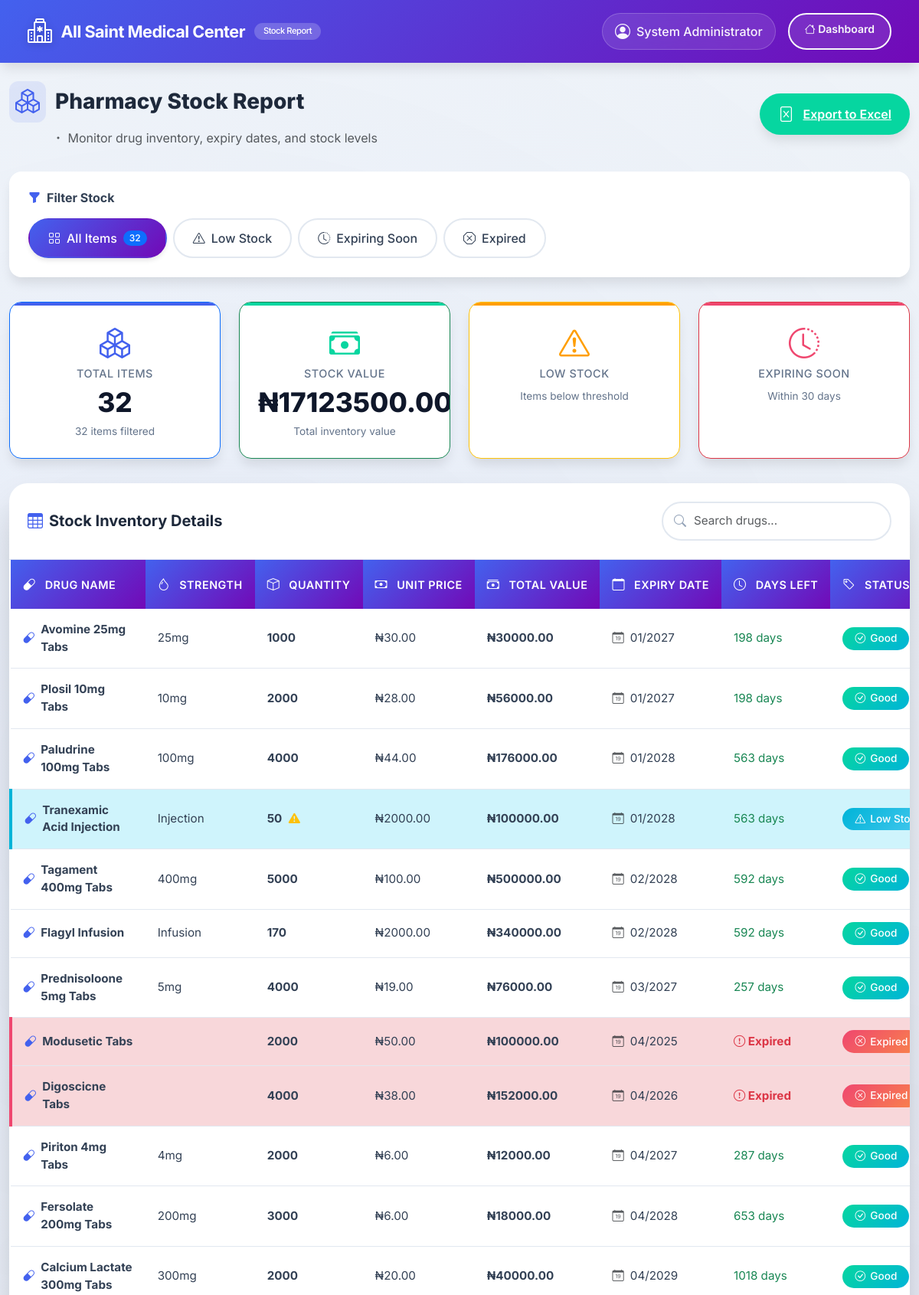
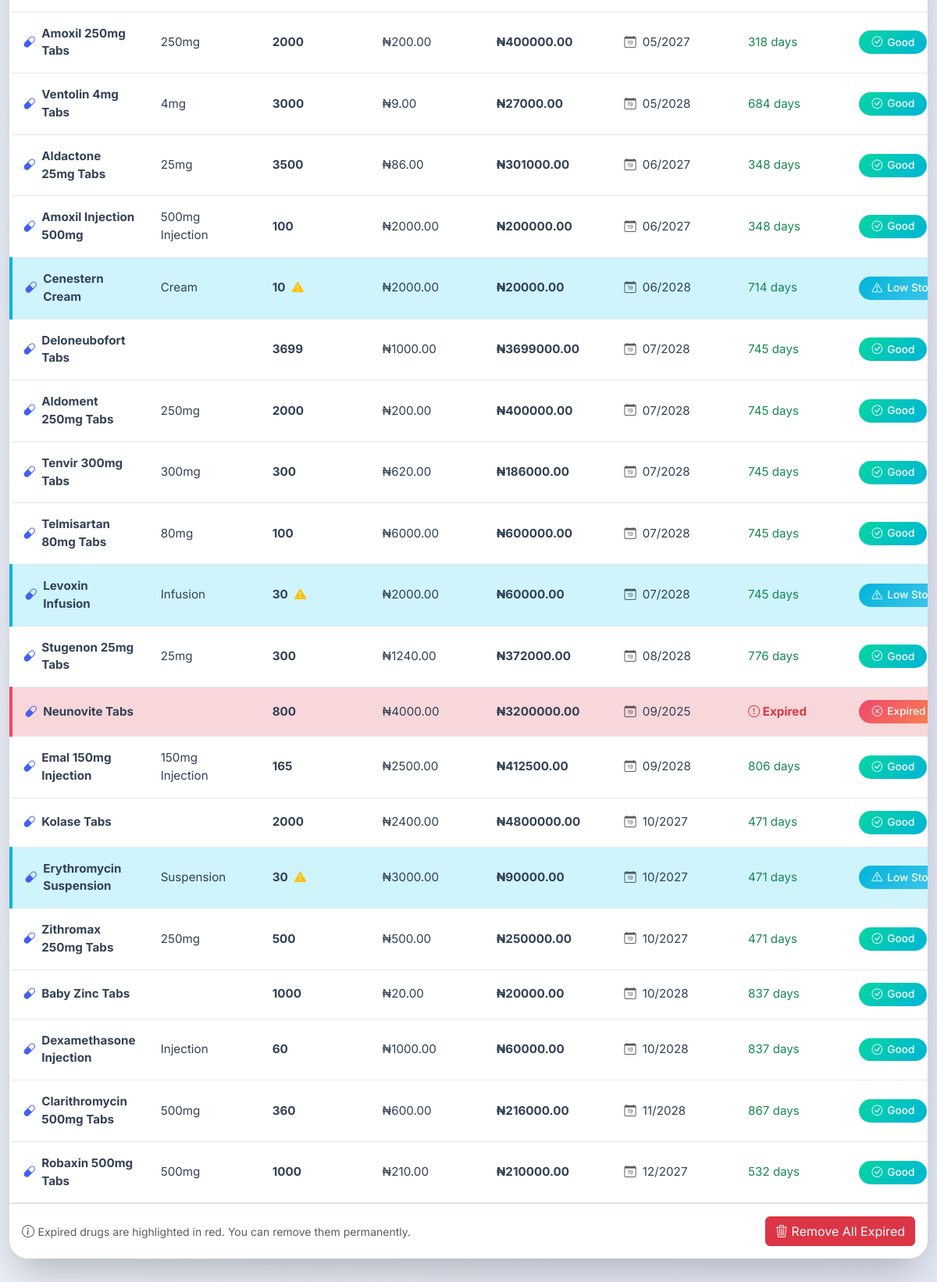
Screenshot of /admin/reports/pharmacy-stock (signed in, upper part) with the database file from the repository (2 pictures, top to bottom).
### tables this page shows
CREATE TABLE drugs (
    id                  INTEGER PRIMARY KEY AUTOINCREMENT,
    name                TEXT NOT NULL,
    strength            TEXT NOT NULL,
    unit_price          REAL NOT NULL,
    stock_quantity      INTEGER NOT NULL,
    expiry_date         DATE NOT NULL,
    low_stock_threshold INTEGER DEFAULT 20,
    created_at          TIMESTAMP DEFAULT CURRENT_TIMESTAMP,
    updated_at          TIMESTAMP DEFAULT CURRENT_TIMESTAMP
);

### app.py (the view)
@app.route('/admin/reports/pharmacy-stock')
def admin_pharmacy_stock():
    if 'admin_id' not in session:
        return redirect(url_for('admin_login'))
    filter_type = request.args.get("filter", "all")
    conn = get_db_connection()
    cur = conn.cursor()
    try:
        cur.execute("""
            SELECT id, name, strength, stock_quantity, unit_price,
                   expiry_date, low_stock_threshold
            FROM drugs
            ORDER BY expiry_date ASC
        """)
        rows = cur.fetchall()
        stock = build_stock_snapshot(rows, date.today())
        stock = apply_stock_filter(stock, filter_type)
        total_stock_value = sum(d["total_value"] for d in stock)
        total_items = len(rows)
        filtered_items = len(stock)
    except Exception as e:
        app.logger.error(f"Error fetching pharmacy stock: {e}")
        stock = []
        total_stock_value = 0
        total_items = 0
        filtered_items = 0
        flash("Error loading pharmacy stock report", "danger")
    cur.close()
    conn.close()
    return render_template(
        "admin_pharmacy_stock.html",
        stock=stock,
        current_filter=filter_type,
        total_stock_value=total_stock_value,
        total_items=total_items,
        filtered_items=filtered_items,
        admin_name=session.get('admin_full_name', 'Admin')
    )

### app.py (called while the page is built)
@app.context_processor
def utility_processor():
    return dict(
        min=min,
        max=max,
        abs=abs,
        round=round,
        len=len,
        int=int,
        float=float,
        str=str,
        date=date,
        datetime=datetime,
        timedelta=timedelta
    )

def apply_stock_filter(stock, filter_type):
    if filter_type == "expired":
        return [d for d in stock if d["status"] == "EXPIRED"]
    elif filter_type in ("expiring", "expiring_soon"):
        return [d for d in stock if d["status"] == "EXPIRING_SOON"]
    elif filter_type in ("low", "low_stock"):
        return [d for d in stock if d["quantity"] <= d["low_stock_threshold"]]
    return stock

### templates/admin_pharmacy_stock.html (shortened to what this page needs)
<!DOCTYPE html>
<html lang="en">
<head>
    <link href="https://cdn.jsdelivr.net/npm/bootstrap@5.3.2/dist/css/bootstrap.min.css" rel="stylesheet">
    <link rel="stylesheet" href="https://cdn.jsdelivr.net/npm/bootstrap-icons@1.11.0/font/bootstrap-icons.css">
    <link href="https://unpkg.com/aos@2.3.1/dist/aos.css" rel="stylesheet">
    <link rel="stylesheet" href="https://cdn.datatables.net/1.13.6/css/dataTables.bootstrap5.min.css">
</head>
<body>
    <nav class="navbar navbar-expand-lg navbar-dark nav-gradient">
        <div class="container-fluid">
            <a class="navbar-brand" href="{{ url_for('admin_dashboard') }}">
                <i class="bi bi-hospital"></i>
                <span>All Saint Medical Center</span>
                <span class="badge">Stock Report</span>
            </a>
            <div class="navbar-nav ms-auto">
                <span class="navbar-text me-3">
                    <i class="bi bi-person-circle"></i>
                    <span>{{ admin_name }}</span>
                </span>
                <a href="{{ url_for('admin_dashboard') }}" class="btn btn-outline-light btn-sm">
                    <i class="bi bi-house"></i> Dashboard
                </a>
            </div>
        </div>
    </nav>
    <div class="container-fluid py-4">
        <div class="page-header d-flex justify-content-between align-items-center">
            <div>
                <h3>
                    <i class="bi bi-boxes"></i>
                    Pharmacy Stock Report
                </h3>
                <p class="text-muted mb-0">
                    <i class="bi bi-dot"></i> Monitor drug inventory, expiry dates, and stock levels
                </p>
            </div>
            <div>
                <a href="{{ url_for('admin_export_pharmacy_stock', filter=current_filter) }}" class="btn-export">
                    <i class="bi bi-file-excel"></i>
                    <span>Export to Excel</span>
                </a>
            </div>
        </div>
        <div class="filter-card">
            <h6>
                <i class="bi bi-funnel-fill"></i>
                Filter Stock
            </h6>
            <div class="filter-group">
                <a href="{{ url_for('admin_pharmacy_stock', filter='all') }}"
                   class="filter-btn {% if current_filter == 'all' %}active{% endif %}">
                    <i class="bi bi-grid"></i>
                    All Items
                    <span class="badge bg-primary">{{ total_items }}</span>
                </a>
                <a href="{{ url_for('admin_pharmacy_stock', filter='low_stock') }}"
                   class="filter-btn {% if current_filter == 'low_stock' %}active{% endif %}">
                    <i class="bi bi-exclamation-triangle"></i>
                    Low Stock
                </a>
                <a href="{{ url_for('admin_pharmacy_stock', filter='expiring_soon') }}"
                   class="filter-btn {% if current_filter == 'expiring_soon' %}active{% endif %}">
                    <i class="bi bi-clock-history"></i>
                    Expiring Soon
                </a>
                <a href="{{ url_for('admin_pharmacy_stock', filter='expired') }}"
                   class="filter-btn {% if current_filter == 'expired' %}active{% endif %}">
                    <i class="bi bi-x-octagon"></i>
                    Expired
                </a>
            </div>
        </div>
        <div class="row stats-row g-4">
            <div class="col-md-3 col-sm-6">
                <div class="stat-card border-primary" data-aos="fade-up" data-aos-delay="100">
                    <i class="bi bi-boxes" style="color: var(--primary);"></i>
                    <h6>Total Items</h6>
                    <h3>{{ total_items }}</h3>
                    <small>{{ filtered_items }} items filtered</small>
                </div>
            </div>
            <div class="col-md-3 col-sm-6">
                <div class="stat-card border-success" data-aos="fade-up" data-aos-delay="200">
                    <i class="bi bi-cash-stack" style="color: var(--success);"></i>
                    <h6>Stock Value</h6>
                    <h3 class="total-value">₦{{ "%.2f"|format(total_stock_value) }}</h3>
                    <small>Total inventory value</small>
                </div>
            </div>
            <div class="col-md-3 col-sm-6">
                <div class="stat-card border-warning" data-aos="fade-up" data-aos-delay="300">
                    <i class="bi bi-exclamation-triangle" style="color: var(--warning);"></i>
                    <h6>Low Stock</h6>
                    <small>Items below threshold</small>
                </div>
            </div>
            <div class="col-md-3 col-sm-6">
                <div class="stat-card border-danger" data-aos="fade-up" data-aos-delay="400">
                    <i class="bi bi-clock-history" style="color: var(--danger);"></i>
                    <h6>Expiring Soon</h6>
                    <small>Within 30 days</small>
                </div>
            </div>
        </div>
        <div class="table-card">
            <div class="table-header">
                <h5>
                    <i class="bi bi-table"></i>
                    Stock Inventory Details
                </h5>
                <div class="search-box">
                    <i class="bi bi-search"></i>
                    <input type="text" id="searchInput" placeholder="Search drugs..." class="form-control">
                </div>
            </div>
            <div class="table-responsive">
                <table class="table" id="stockTable">
                    <thead>
                        <tr>
                            <th><i class="bi bi-capsule"></i> Drug Name</th>
                            <th><i class="bi bi-droplet"></i> Strength</th>
                            <th><i class="bi bi-box"></i> Quantity</th>
                            <th><i class="bi bi-cash"></i> Unit Price</th>
                            <th><i class="bi bi-cash-stack"></i> Total Value</th>
                            <th><i class="bi bi-calendar"></i> Expiry Date</th>
                            <th><i class="bi bi-clock"></i> Days Left</th>
                            <th><i class="bi bi-tag"></i> Status</th>
                        </tr>
                    </thead>
                    <tbody>
                        {% for item in stock %}
                        <tr class="
                            {% if item.status == 'EXPIRED' %}
                                table-danger
                            {% elif item.status == 'EXPIRING_SOON' %}
                                table-warning
                            {% elif item.quantity <= item.low_stock_threshold %}
                                table-info
                            {% endif %}
                        ">
                            <td>
                                <div class="d-flex align-items-center gap-2">
                                    <i class="bi bi-capsule" style="color: var(--primary);"></i>
                                    <strong>{{ item.name }}</strong>
                                </div>
                            </td>
                            <td>{{ item.strength }}</td>
                            <td>
                                <span class="fw-bold">{{ item.quantity }}</span>
                                {% if item.quantity <= item.low_stock_threshold %}
                                    <i class="bi bi-exclamation-triangle-fill text-warning ms-1"
                                       title="Below threshold"></i>
                                {% endif %}
                            </td>
                            <td>₦{{ "%.2f"|format(item.unit_price) }}</td>
                            <td class="total-value">₦{{ "%.2f"|format(item.total_value) }}</td>
                            <td>
                                <i class="bi bi-calendar-date me-1 text-muted"></i>
                                {{ item.expiry_date }}
                            </td>
                            <td>
                                {% if item.days_left is not none %}
                                    {% if item.days_left < 0 %}
                                        <span class="text-danger fw-bold">
                                            <i class="bi bi-exclamation-circle"></i> Expired
                                        </span>
                                    {% elif item.days_left <= 7 %}
                                        <span class="text-danger fw-bold">{{ item.days_left }} days</span>
                                    {% elif item.days_left <= 15 %}
                                        <span class="text-warning fw-bold">{{ item.days_left }} days</span>
                                    {% elif item.days_left <= 30 %}
                                        <span class="text-info fw-bold">{{ item.days_left }} days</span>
                                    {% else %}
                                        <span class="text-success">{{ item.days_left }} days</span>
                                    {% endif %}
                                {% else %}
                                    <span class="text-muted"><i class="bi bi-dash"></i></span>
                                {% endif %}
                            </td>
                            <td>
                                {% if item.status == 'EXPIRED' %}
                                    <span class="badge badge-expired">
                                        <i class="bi bi-x-circle"></i> Expired
                                    </span>
                                {% elif item.status == 'EXPIRING_SOON' %}
                                    <span class="badge badge-expiring">
                                        <i class="bi bi-clock"></i> Expiring Soon
                                    </span>
                                {% elif item.quantity <= item.low_stock_threshold %}
                                    <span class="badge badge-low">
                                        <i class="bi bi-exclamation-triangle"></i> Low Stock
                                    </span>
                                {% else %}
                                    <span class="badge badge-good">
                                        <i class="bi bi-check-circle"></i> Good
                                    </span>
                                {% endif %}
                            </td>
                        </tr>
                        {% endfor %}
                    </tbody>
                </table>
                <div class="table-footer p-3 border-top d-flex justify-content-between align-items-center">
                    <div class="text-muted">
                        <i class="bi bi-info-circle"></i>
                        <small>Expired drugs are highlighted in red. You can remove them permanently.</small>
                    </div>
                    <button class="btn btn-danger" id="bulkDeleteExpiredBtn" data-bs-toggle="modal" data-bs-target="#bulkDeleteExpiredModal">
                        <i class="bi bi-trash3"></i> Remove All Expired
                    </button>
                </div>
            </div>
        </div>
        {% if stock %}
        <div class="row g-4">
        </div>
        {% endif %}
    </div>
</body>
</html>

### rows the page displays
drugs: name "Avomine 25mg Tabs", strength "25mg", quantity "1000", unit_price "30.00", total_value "30000.00", expiry_date "01/2027", days_left "198", low_stock_threshold "Good"
drugs: name "Plosil 10mg Tabs", strength "10mg", quantity "2000", unit_price "28.00", total_value "56000.00", expiry_date "01/2027", days_left "198", low_stock_threshold "Good"
drugs: name "Paludrine 100mg Tabs", strength "100mg", quantity "4000", unit_price "44.00", total_value "176000.00", expiry_date "01/2028", days_left "563", low_stock_threshold "Good"
drugs: name "Tranexamic Acid Injection", strength "Injection", quantity "50", unit_price "2000.00", total_value "100000.00", expiry_date "01/2028", days_left "563", low_stock_threshold "Low…"
drugs: name "Tagament 400mg Tabs", strength "400mg", quantity "5000", unit_price "100.00", total_value "500000.00", expiry_date "02/2028", days_left "592", low_stock_threshold "Good"
drugs: name "Flagyl Infusion", strength "Infusion", quantity "170", unit_price "2000.00", total_value "340000.00", expiry_date "02/2028", days_left "592", low_stock_threshold "Good"
drugs: name "Prednisoloone 5mg Tabs", strength "5mg", quantity "4000", unit_price "19.00", total_value "76000.00", expiry_date "03/2027", days_left "257", low_stock_threshold "Good"
drugs: name "Modusetic Tabs", quantity "2000", unit_price "50.00", total_value "100000.00", expiry_date "04/2025", shows "Expired"
drugs: name "Digoscicne Tabs", quantity "4000", unit_price "38.00", total_value "152000.00", expiry_date "04/2026", shows "Expired"
drugs: name "Piriton 4mg Tabs", strength "4mg", quantity "2000", unit_price "6.00", total_value "12000.00", expiry_date "04/2027", days_left "287", low_stock_threshold "Good"
drugs: name "Fersolate 200mg Tabs", strength "200mg", quantity "3000", unit_price "6.00", total_value "18000.00", expiry_date "04/2028", days_left "653", low_stock_threshold "Good"
drugs: name "Calcium Lactate 300mg Tabs", strength "300mg", quantity "2000", unit_price "20.00", total_value "40000.00", expiry_date "04/2029", days_left "1018", low_stock_threshold "Good"
drugs: name "Amoxil 250mg Tabs", strength "250mg", quantity "2000", unit_price "200.00", total_value "400000.00", expiry_date "05/2027", days_left "318", low_stock_threshold "Good"
drugs: name "Ventolin 4mg Tabs", strength "4mg", quantity "3000", unit_price "9.00", total_value "27000.00", expiry_date "05/2028", days_left "684", low_stock_threshold "Good"
drugs: name "Aldactone 25mg Tabs", strength "25mg", quantity "3500", unit_price "86.00", total_value "301000.00", expiry_date "06/2027", days_left "348", low_stock_threshold "Good"
drugs: name "Amoxil Injection 500mg", strength "500mg Injection", quantity "100", unit_price "2000.00", total_value "200000.00", expiry_date "06/2027", days_left "348", low_stock_threshold "Good"
drugs: name "Cenestern Cream", strength "Cream", quantity "10", unit_price "2000.00", total_value "20000.00", expiry_date "06/2028", days_left "714", low_stock_threshold "Low…"
drugs: name "Deloneubofort Tabs", quantity "3699", unit_price "1000.00", total_value "3699000.00", expiry_date "07/2028", days_left "745", low_stock_threshold "Good"
drugs: name "Aldoment 250mg Tabs", strength "250mg", quantity "2000", unit_price "200.00", total_value "400000.00", expiry_date "07/2028", days_left "745", low_stock_threshold "Good"
drugs: name "Tenvir 300mg Tabs", strength "300mg", quantity "300", unit_price "620.00", total_value "186000.00", expiry_date "07/2028", days_left "745", low_stock_threshold "Good"
drugs: name "Telmisartan 80mg Tabs", strength "80mg", quantity "100", unit_price "6000.00", total_value "600000.00", expiry_date "07/2028", days_left "745", low_stock_threshold "Good"
drugs: name "Levoxin Infusion", strength "Infusion", quantity "30", unit_price "2000.00", total_value "60000.00", expiry_date "07/2028", days_left "745", low_stock_threshold "Low…"
drugs: name "Stugenon 25mg Tabs", strength "25mg", quantity "300", unit_price "1240.00", total_value "372000.00", expiry_date "08/2028", days_left "776", low_stock_threshold "Good"
drugs: name "Neunovite Tabs", quantity "800", unit_price "4000.00", total_value "3200000.00", expiry_date "09/2025", shows "Expired"
drugs: name "Emal 150mg Injection", strength "150mg Injection", quantity "165", unit_price "2500.00", total_value "412500.00", expiry_date "09/2028", days_left "806", low_stock_threshold "Good"
drugs: name "Kolase Tabs", quantity "2000", unit_price "2400.00", total_value "4800000.00", expiry_date "10/2027", days_left "471", low_stock_threshold "Good"
drugs: name "Erythromycin Suspension", strength "Suspension", quantity "30", unit_price "3000.00", total_value "90000.00", expiry_date "10/2027", days_left "471", low_stock_threshold "Low…"
drugs: name "Zithromax 250mg Tabs", strength "250mg", quantity "500", unit_price "500.00", total_value "250000.00", expiry_date "10/2027", days_left "471", low_stock_threshold "Good"
drugs: name "Baby Zinc Tabs", quantity "1000", unit_price "20.00", total_value "20000.00", expiry_date "10/2028", days_left "837", low_stock_threshold "Good"
drugs: name "Dexamethasone Injection", strength "Injection", quantity "60", unit_price "1000.00", total_value "60000.00", expiry_date "10/2028", days_left "837", low_stock_threshold "Good"
drugs: name "Clarithromycin 500mg Tabs", strength "500mg", quantity "360", unit_price "600.00", total_value "216000.00", expiry_date "11/2028", days_left "867", low_stock_threshold "Good"
drugs: name "Robaxin 500mg Tabs", strength "500mg", quantity "1000", unit_price "210.00", total_value "210000.00", expiry_date "12/2027", days_left "532", low_stock_threshold "Good"

### other values shown
{{ admin_name }} "System Administrator"
{{ total_items }} "32"
{{ filtered_items }} "32"
